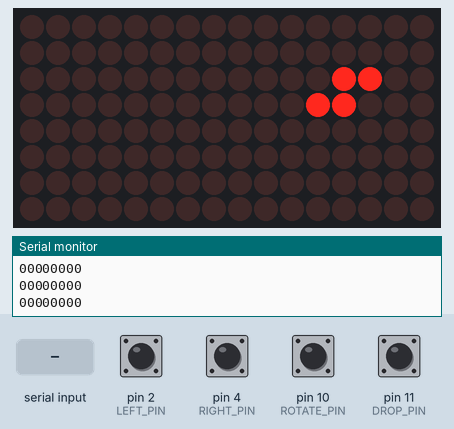
Simulated run of this sketch. Board: Arduino Uno, built with avr-gcc and run on an emulated ATmega328P. On the bench: 16×8 LED matrix, the last lines printed to the serial monitor. Wiring (inferred from the names in the program): 2 × MAX7219 LED driver (orientation assumed): data pin 3; clock pin 5; CS pin 12. Inputs (shaded band) come from the test bench; at power-on: pin 2 (LEFT_PIN), pin 4 (RIGHT_PIN), pin 10 (ROTATE_PIN), pin 11 (DROP_PIN) HIGH. Random numbers use the default seed unless the sketch sets one.

Above: at 1.2 s.
1.3 s: pin 11 (DROP_PIN) pulled LOW for 1 s
At 3.0 s:
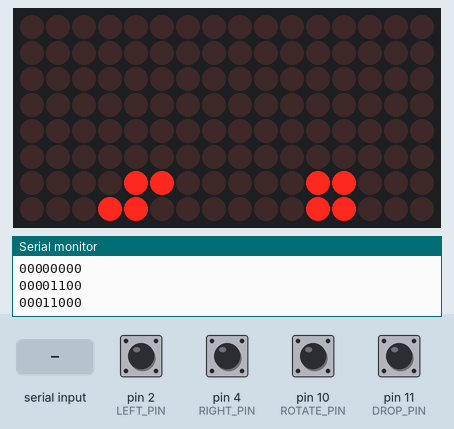
3.8 s: pin 2 (LEFT_PIN) pulled LOW for 0.15 s
At 4.5 s:
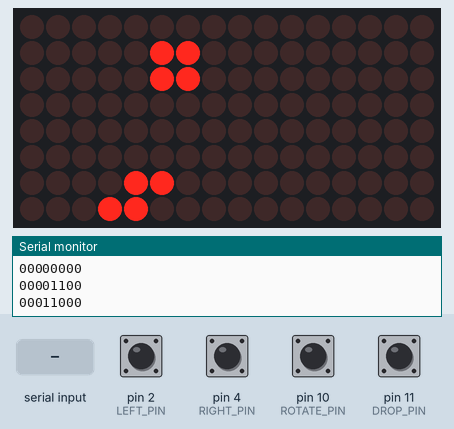
6.1 s: pin 4 (RIGHT_PIN) pulled LOW for 1 s
At 7.1 s:
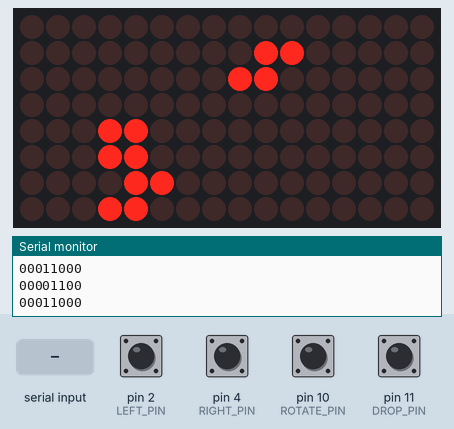
8.6 s: pin 10 (ROTATE_PIN) pulled LOW for 0.15 s
At 9.2 s:
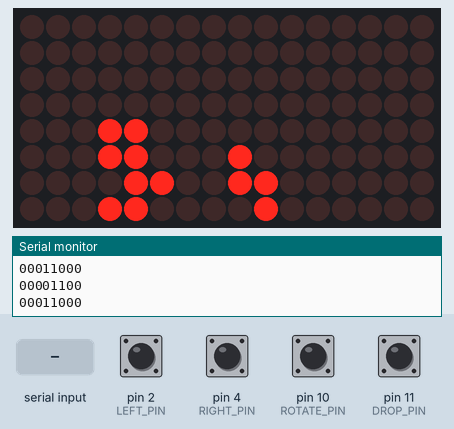
11.3 s: "d" received over Serial
At 13.6 s:
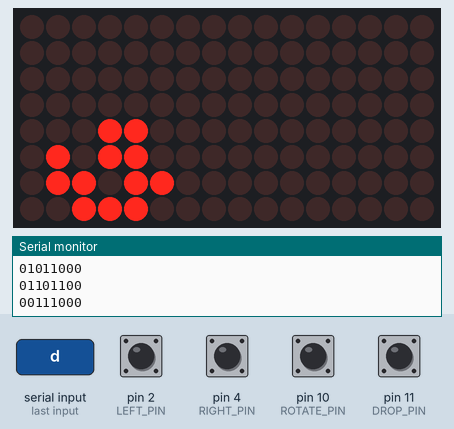
14.3 s: pin 4 (RIGHT_PIN) pulled LOW for 0.15 s
At 14.9 s:
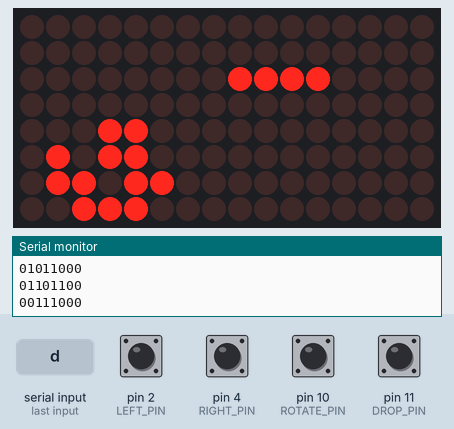
Timing chart, 0 to 17.3 s (numbered marks = the images above; inputs shaded):
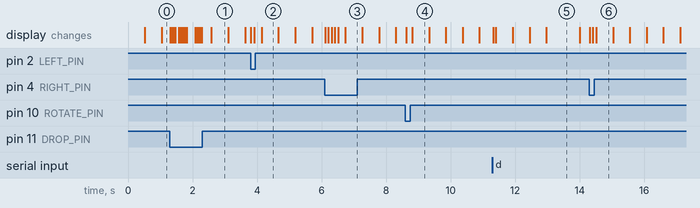

The sketch:

Jetris.ino
```cpp
#include "drawing.h"
#include "sprites.h"

/* Compile settings */
#define DEBUG_TO_SERIAL	 1
#define RENDER_TO_SERIAL 1

/* Pin definitions */
#define LEFT_PIN	2
#define RIGHT_PIN	4
#define DROP_PIN	11
#define ROTATE_PIN	10
#define BUZZ_PIN	6

/* Timing */
#define CLICK_TIME	100
#define FALL_TIME	500
#define DIFF		0.98
#define REDRAW_TIME   250

void setup() {
	Serial.begin(115200);
	Serial.println("Starting \n\n");

	/* Prepare the random generator */
	randomSeed( analogRead(0) );

	/* First random is always 0(dont know why) */
	random(7);

	/* Init pins */
	pinMode(CS,  OUTPUT);
	pinMode(CLK, OUTPUT);
	pinMode(DATA_IN, OUTPUT);
	pinMode(LEFT_PIN, INPUT_PULLUP);
	pinMode(RIGHT_PIN, INPUT_PULLUP);
	pinMode(DROP_PIN, INPUT_PULLUP);
	pinMode(ROTATE_PIN, INPUT_PULLUP);

	/* Init displays */
	initDisplays(0);
	initDisplays(1);

	/* Init game */
	initSprites();
	initGame();
}

void loop() {
	gameLoop();
}


/*
 * GAME LOGIC
 */

struct Sprite *cur_block;

int x_pos, y_pos, score;
int drop_speed = FALL_TIME;

void initGame() {
	initBlock();
}

void gameLoop() {

	static long loop_time;

	/* Combine inputs */
	handleInputs( inputFromButtons() | inputFromSerial() );

	if( millis() - loop_time < drop_speed)
		return;

	/* Move the cur_block */
	if( checkCollision(0, 1, cur_block) ){
		drawSprite(buttonLayer, x_pos, y_pos, cur_block);

		/* Debug information */
#if DEBUG_TO_SERIAL == 1
		Serial.print("Writing block to ");
		Serial.print(x_pos);
		Serial.print(", ");
		Serial.println(y_pos);
#endif

		/* Handle the rows, from the button */
		handleFullRows(0);

		/* If full end the game */
		if( initBlock() )
			endGame();

		renderAll();
	}else {
		/* Free to move (one down)*/
		moveBlock(0, 1);
	}

	loop_time = millis();
}

/* Makes a new block and returns 1 if full */
int initBlock() {
	cur_block = blocks[ random(7) ];

	y_pos = 0;
	x_pos = 4 - cur_block->width/2;

	return checkCollision(0, 0, cur_block);
}

void moveBlock(int x_move, int y_move) {
	x_pos += x_move;
	y_pos += y_move;

	/* Redraw ball */
	clearBuffer(topLayer);

	drawSprite(topLayer, x_pos, y_pos, cur_block);

	renderAll();
}

/* Returns 1 if there is collision in specified direction */
int checkCollision(int xMove, int yMove, struct Sprite *block) {
	/* New position */
	int xNew = x_pos + xMove;
	int yNew = y_pos + yMove;

	for( int i = 0; i < block->height; i++ ) {
		if( (block->buff[i] >> xNew) & buttonLayer[i + yNew] )
			return 1;
	}

	/* Check if border is hit */
	if( xNew + block->width > 8 || xNew < 0 || yNew + block->height > 16 || yNew < 0 )
		return 1;

	return 0;
}

int rotateBlock() {
	/* Switch to next cur_block if it exists */
	if( cur_block->rotateNext ) {
		cur_block = cur_block->rotateNext;
	}

	/* Render new cur_block(by abusing move block) */
	moveBlock(0, 0);
}

/* Check and delete full rows(starting at `start`) */
void handleFullRows(int start) {
	int i = start;
	while(i < 16) {
		/* If row is full */
		if( buttonLayer[15 - i] == 0xFF) {
			/* Drop all layers ontop */
			for( int j = i; j < 16; j++ ){
				buttonLayer[15 - j] = buttonLayer[14 - j];
			}

			/* Increase score and make sound */
			score++;
			tone(BUZZ_PIN, 880, 200);

			/* Lower falling speed */
			drop_speed *= DIFF;
		} else {
			i++;
		}
	}
}

void printScore(int score) {

	/* There are 8 dots per row. Find number of rows and whats left */
	int xFill = score % 8;
	int yFill = score / 8;
	int y = 0;

#if DEBUG_TO_SERIAL == 1
	Serial.print("Finished with score ");
	Serial.println(score);
#endif

	/* Fill out rows */
	for( y = 0; y < yFill; y++ ){
		buttonLayer[15 - y] = 0xFF;
	}
	/* Fill out leftover dots on last row */
	for( int x = 0; x < xFill; x++ ){
		buttonLayer[15 - y] = buttonLayer[15 - y] | ( 1 << x );
	}
}

const int endTone[] = {880, 622, 415, 415};

void endGame() {
	/* Slowly clear screen */
	for( int i = 0; i < 16; i++ ) {
		buttonLayer[15 - i] = topLayer[15 - i] = 0;
		renderAll();

		/* End tone*/
		if(i % 4 == 0) {
			tone(BUZZ_PIN, endTone[i/4]);
		}
		delay(100);
	}
	noTone(BUZZ_PIN);

	/* Fill button of screen with score */
	printScore(score);

	/* Replicate the DVD gliding logo thing */

	cur_block = &smiley;
	/* Velocity */
	int xV = 1, yV = 1;
	y_pos = 3;

	while(1){
		if( checkCollision(xV, 0, cur_block) ) {
			xV *= -1;
		}
		if( checkCollision(0, yV, cur_block) ) {
			yV *= -1;
		}

		moveBlock(xV, yV);
		delay(100);
	}
}

/* Draw first 8 bytes on first desplay and second 8 on last */
void renderAll() {
#if RENDER_TO_SERIAL == 1
	renderToSerial();
#endif

	static unsigned long reRenderLast;
	bool reRender = (millis() - reRenderLast ) > REDRAW_TIME;

	render(0, 0, reRender);
	render(1, 8, reRender);

	if( reRender )
		reRenderLast = millis();
}

/*
 * Input Handling
 */
unsigned long leftLast, rightLast, dropLast, rotateLast;

#define LEFT_MASK	0b10000000
#define RIGHT_MASK	0b01000000
#define ROTATE_MASK 0b00100000
#define DROP_MASK	0b00010000

uint8_t inputFromButtons() {

	uint8_t is = 0;

	/* Read from switches */
	is |= LEFT_MASK * !digitalRead(LEFT_PIN);
	is |= RIGHT_MASK * !digitalRead(RIGHT_PIN);
	is |= ROTATE_MASK * !digitalRead(ROTATE_PIN);
	is |= DROP_MASK * !digitalRead(DROP_PIN);

	return is;
}

uint8_t inputFromSerial() {

	uint8_t is = 0;

	/* Read all input */
	while( Serial.available() ) {
		/* Read character */
		char c = Serial.read();

		switch( c ) {
			case 'd':
				is |= LEFT_MASK;
				break;
			case 'a':
				is |= RIGHT_MASK;
				break;
			case 'w':
				is |= ROTATE_MASK;
				break;
			case ' ':
				is |= DROP_MASK;
				break;
			default:
				/* Send help */
				Serial.println("a: left, d: right, w: rotate, space: drop");
		}
	}

	return is;
}

void handleInputs(uint8_t is) {

	/* Check if last click is over 100 ms */
	if( ( is & LEFT_MASK ) && millis() - leftLast > CLICK_TIME ) {
		leftLast = millis();

		/* Move left */
		if( !checkCollision(1, 0, cur_block) )
			moveBlock(1, 0);
	}

	/* Repeat for others buttons */
	if( ( is & RIGHT_MASK ) && millis() - rightLast > CLICK_TIME ) {
		rightLast = millis();
		if( !checkCollision(-1, 0, cur_block) )
			moveBlock(-1, 0);
	}

	if( ( is & DROP_MASK ) && millis() - dropLast > CLICK_TIME/2 ){
		dropLast = millis();
		if( !checkCollision(0, 1, cur_block) )
			moveBlock(0, 1);
	}

	if( ( is & ROTATE_MASK ) && millis() - rotateLast > CLICK_TIME*2 ){
		rotateLast = millis();
		if( !checkCollision(0, 0, cur_block->rotateNext ) )
			rotateBlock();
	}
}
```

drawing.h
```cpp
/* Ensure only one definition */
#ifndef drawing
#define drawing

/* Display settings */
#define BUFF_HEIGHT   16
#define NUM_DISPLAY   2

/* Pin difinitions */
#define CLK           5
#define CS            12
#define DATA_IN       3

/* Layers */
uint8_t buttonLayer[16];
uint8_t topLayer[16];

/* Drawing to buffer */
void drawSprite(uint8_t layer[], uint8_t x, uint8_t y, struct Sprite* sprite);
void clearBuffer(uint8_t layer[] );

/* Screen interface commands */
void render(int display, unsigned int where);
void renderToSerial();
void initDisplays(int display);

#endif
```

drawing.ino
```cpp
#include "drawing.h"
#include "sprites.h"
#include "maxCommands.h"

/* Draw sprite to screen
 *
 *	layer:	16x8 bit buffer
 * 	x, y:	Position on screen
 * 	sprite:	Sprite to draw
 */
void drawSprite(uint8_t layer[], uint8_t x, uint8_t y, struct Sprite* sprite) {
	/* Check if in range */
	if( x + sprite->width > 8 || y + sprite->height > 16)
		return;

	/* Or buffer with sprite */
	for (int i = y; i < sprite->height + y; i++) {
		layer[i] |= sprite->buff[i - y] >> x;
	}
}

/* Clear specified buffer */
void clearBuffer(uint8_t layer[] ) {
	for( int i = 0; i < BUFF_HEIGHT; i++ ) {
		layer[i] = 0;
	}
}

/* Render specfied screenbuffer
 *
 *	device:	Which screen
 *	where:	It render the next 8 bytes from this index
 */
void render(int display, unsigned int where, bool clean) {

	static uint8_t onScreen[BUFF_HEIGHT];

	int i;
	uint8_t toWrite;

	/* Will draw 8 lines from /where/. */
	for(i = where; i < (where + 8); i++) {
		toWrite = topLayer[i] | buttonLayer[i];

		/* Check if whats on screen is the same */
		if(onScreen[i] == toWrite && !clean)
			continue;

		writeCommand(display, maxDIGIT_0 + i - where, toWrite);

		/* Keep track of whats on screen */
		onScreen[i] = toWrite;
	}
}

/* Renders all 16 bytes to screen */
void renderToSerial() {
	/* Send terminal clear characters(https://stackoverflow.com/questions/10105666/clearing-the-terminal-screen) */
	Serial.write(27);
	Serial.print("[2J");
	Serial.write(27);
	Serial.print("[H");

	/* For every line */
	for( int i = 0; i < 16; i++ ) {
		uint8_t toWrite = topLayer[i] | buttonLayer[i];

		/* For every bit in line */
		for( int bit = 0; bit < 8; bit++)
			Serial.print( ( toWrite & ( 1 << 7 - bit ) ) > 0 );

		Serial.println();

	}
}

/* Write a register to specified display
 *  A static function is only available in this file */
static void writeCommand(int display, uint8_t addr, uint8_t data) {
	/* Chip select low */
	digitalWrite(CS, LOW);

	/* Shift out the data, to the max shift registers
	 * MSBFIRST makes the MSB go first out */
	shiftOut(DATA_IN, CLK, MSBFIRST, addr);
	shiftOut(DATA_IN, CLK, MSBFIRST, data);

	/* If the device is number two, the commands should be shiftet through
	 * Each MAX, holds 16 bits(2 bytes) */
	serialPad(display * 2);

	digitalWrite(CS, HIGH);

	/* Before writing new commands, all the buffers should be cleaned */
	serialPad(NUM_DISPLAY * 2);

}

/* Init specified display */
void initDisplays(int display) {
	/* Clear all registers */
	for( int i = 0; i < 0x0F; i++)
		writeCommand(display, i, 0);

	/* Turn on(1 is shutdown disable) */
	writeCommand(display, maxSHUTDOWN_INV, 1);

	/* Darker please */
	writeCommand(display, maxINTENSITY, 0x00);

	/* Activate all lines */
	writeCommand(display, maxSCAN_LIMIT, 0x07);
}

/* Send x amount of empty bytes */
static void serialPad(int count) {
	for( int i = 0; i < count; i++ ) {
		shiftOut(DATA_IN, CLK, MSBFIRST, 0);
	}
}
```

maxCommands.h
```cpp
#ifndef MaxCommands
#define MaxCommands

#define maxSHUTDOWN_INV 0x0C
#define maxTEST         0x0F
#define maxINTENSITY    0x0A
#define maxDIGIT_0      0x01
#define maxDIGIT_1      0x02
#define maxDIGIT_2      0x03
#define maxDIGIT_3      0x04
#define maxDIGIT_4      0x05
#define maxDIGIT_5      0x06
#define maxDIGIT_6      0x07
#define maxDIGIT_7      0x08
#define maxDECODE_MODE  0x09
#define maxSCAN_LIMIT   0x0B

#endif
```

sprites.h
```cpp
#ifndef sprites
#define sprites

#include <stdint.h>
#include <stddef.h>

struct Sprite {
	uint8_t buff[4];
	uint8_t width;
	uint8_t height;
	struct Sprite *rotateNext;
};

void initSprites();

/* The rotateNext reference is set up i the initSprite function */
struct Sprite ball = {
	{
		0b11100000,
		0b10100000,
		0b11100000,
		0b00000000,
	}, 3, 3, NULL
};


struct Sprite iBlock = {
	{
		0b11110000,
		0b00000000,
		0b00000000,
		0b00000000,
	}, 4, 1, NULL
};
struct Sprite iBlockR = {
	{
		0b10000000,
		0b10000000,
		0b10000000,
		0b10000000,
	}, 1, 4, NULL
};


struct Sprite oBlock = {
	{
		0b11000000,
		0b11000000,
		0b00000000,
		0b00000000,
	}, 2, 2, NULL
};

struct Sprite tBlock = {
	{
		0b01000000,
		0b11100000,
		0b00000000,
		0b00000000,
	}, 3, 2, NULL
};
struct Sprite tBlockR = {
	{
		0b10000000,
		0b11000000,
		0b10000000,
		0b00000000,
	}, 2, 3, NULL
};
struct Sprite tBlockD = {
	{
		0b11100000,
		0b01000000,
		0b00000000,
		0b00000000,
	}, 3, 2, NULL
};
struct Sprite tBlockL = {
	{
		0b01000000,
		0b11000000,
		0b01000000,
		0b00000000,
	}, 2, 3, NULL
};


struct Sprite sBlock = {
	{
		0b01100000,
		0b11000000,
		0b00000000,
		0b00000000,
	}, 3, 2, NULL
};
struct Sprite sBlockR = {
	{
		0b10000000,
		0b11000000,
		0b01000000,
		0b00000000,
	}, 2, 3, NULL
};

struct Sprite zBlock = {
	{
		0b11000000,
		0b01100000,
		0b00000000,
		0b00000000,
	}, 3, 2, NULL
};
struct Sprite zBlockR = {
	{
		0b01000000,
		0b11000000,
		0b10000000,
		0b00000000,
	}, 2, 3, NULL
};


// JBLOCk
struct Sprite jBlock = {
	{
		0b10000000,
		0b11100000,
		0b00000000,
		0b00000000,
	}, 3, 2, NULL
};
struct Sprite jBlockR = {
	{
		0b11000000,
		0b10000000,
		0b10000000,
		0b00000000,
	}, 2, 3, NULL
};
struct Sprite jBlockD = {
	{
		0b11100000,
		0b00100000,
		0b00000000,
		0b00000000,
	}, 3, 2, NULL
};
struct Sprite jBlockL = {
	{
		0b01000000,
		0b01000000,
		0b11000000,
		0b00000000,
	}, 2, 3, NULL
};

//Lblock
struct Sprite lBlock = {
	{
		0b00100000,
		0b11100000,
		0b00000000,
		0b00000000,
	}, 3, 2, NULL
};
struct Sprite lBlockR = {
	{
		0b10000000,
		0b10000000,
		0b11000000,
		0b00000000,
	}, 2, 3, NULL
};
struct Sprite lBlockD = {
	{
		0b11100000,
		0b10000000,
		0b00000000,
		0b00000000,
	}, 3, 2, NULL
};
struct Sprite lBlockL = {
	{
		0b11000000,
		0b01000000,
		0b01000000,
		0b00000000,
	}, 2, 3, NULL
};

struct Sprite *blocks[] = { &iBlock, &oBlock, &tBlock, &sBlock, &zBlock, &jBlock, &lBlock };

/* End animation */
struct Sprite smiley = {
	{
		0b10100000,
		0b00000000,
		0b11100000,
		0b00100000,
	}, 3, 4, NULL
};

#endif
```

sprites.ino
```cpp
#include "sprites.h"

void initSprites() {
	/* The sprites work by having a reference to the rotated block
	 * Had some issues with linking them up i .h files, thus this is done here */
	iBlock.rotateNext = &iBlockR;
	iBlockR.rotateNext = &iBlock;

	oBlock.rotateNext = &oBlock;

	tBlock.rotateNext = &tBlockR;
	tBlockR.rotateNext = &tBlockD;
	tBlockD.rotateNext = &tBlockL;
	tBlockL.rotateNext = &tBlock;

	sBlock.rotateNext = &sBlockR;
	sBlockR.rotateNext = &sBlock;

	zBlock.rotateNext = &zBlockR;
	zBlockR.rotateNext = &zBlock;

	jBlock.rotateNext =  &jBlockR;
	jBlockR.rotateNext = &jBlockD;
	jBlockD.rotateNext = &jBlockL;
	jBlockL.rotateNext = &jBlock;

	lBlock.rotateNext =  &lBlockR;
	lBlockR.rotateNext = &lBlockD;
	lBlockD.rotateNext = &lBlockL;
	lBlockL.rotateNext = &lBlock;
}
```

Measured:
- what the display in image 1 shows lasts 0.5 s, from 2.6 s to 3.1 s
- what the display in image 5 shows lasts 1.0 s, from 13.0 s to 14.0 s
